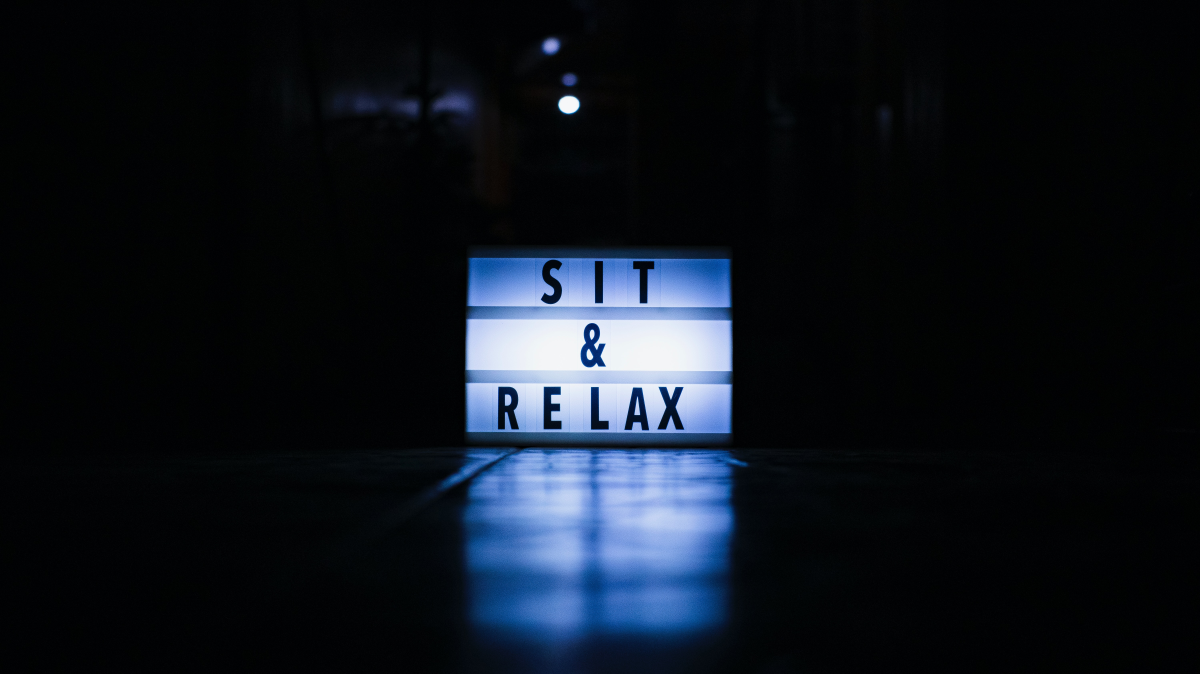
#> input picture PICTURES/pexels-nothing-ahead-8066665.jpg, 6000 x 3368 px, found by its file name (shown at 1/5 size)
$ jupyter execute image_basic_operations.ipynb   (older library calls are emulated)
#> lines starting #> are read from the running program, lines starting #| are printed output that depends on the picture
# BASIC OPERATIONS ON IMAGE

### Load the image
### display the image
### resize the image
### enhance / adjust contrast and brightness of an image
### Rotate an image with 270 degrees angle
### flip an image horizantally and vertically
### sharpen an image
### change colour of an image
### change the colour format of an image
### crop an image
### load multiple images and display any one of them randomly

[cell 1]
# loading libraries
import cv2
import matplotlib.pyplot as plt
import numpy as np
import random
import os

[cell 2]
# LOADING THE IMAGE
image_path =  "C:\\Users\ASUS\\Downloads\\PICTURES\\pexels-nothing-ahead-8066665.jpg"
img = cv2.imread(image_path)
#> img is the input picture: shape (3368, 6000, 3); mean B, G, R 28.9, 20.8, 15.2

[cell 3]
# Convert from BGR to RGB (OpenCV reads images in BGR format)
img_rgb = cv2.cvtColor(img, cv2.COLOR_BGR2RGB)

# Display the image using matplotlib
plt.imshow(img_rgb)
plt.axis('off')  # Turn off axis labels and ticks
plt.show()

[cell 4]
# Resize the image using OpenCV
new_width = 1000
new_height = 600
resized_img = cv2.resize(img, (new_width, new_height))
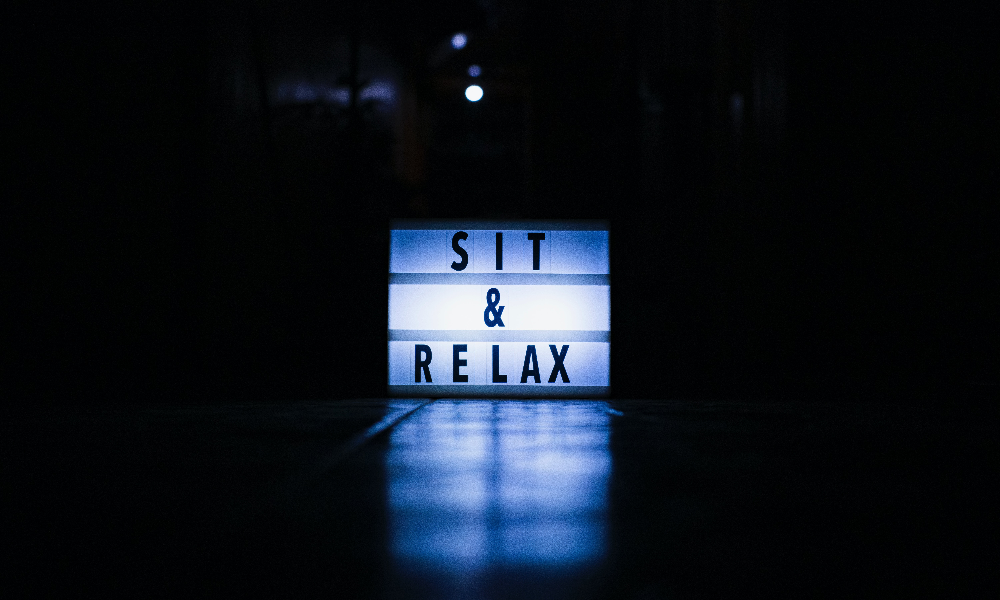
#> resized_img: shape (600, 1000, 3); mean B, G, R 28.7, 20.6, 15.1

[cell 5]
# Convert from BGR to RGB (OpenCV reads images in BGR format)
resized_img_rgb = cv2.cvtColor(resized_img, cv2.COLOR_BGR2RGB)

# Display the resized image using matplotlib
plt.imshow(resized_img_rgb)
plt.axis('off')  # Turn off axis labels and ticks
plt.show()

[cell 6]
# Adjust brightness and contrast
alpha = 1.5  # Contrast control (1.0 means no change)
beta = 30    # Brightness control (0 means no change)

adjusted_img = cv2.convertScaleAbs(img, alpha=alpha, beta=beta)
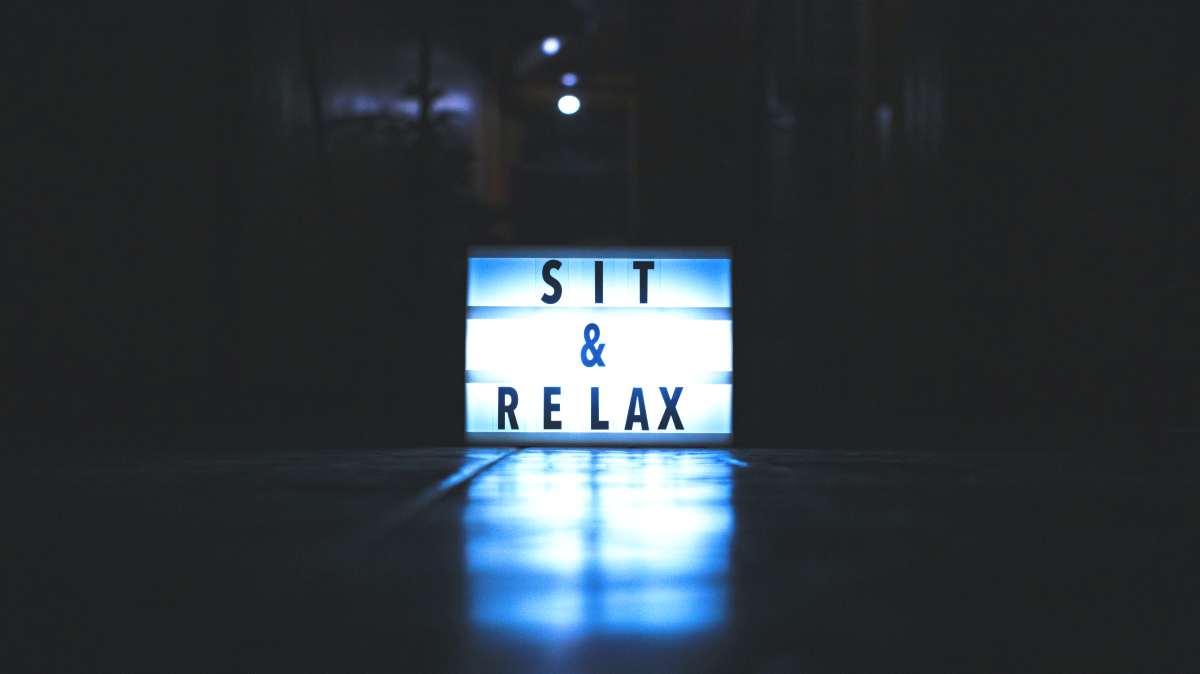
#> adjusted_img: shape (3368, 6000, 3) (shown at 1/5 size); mean B, G, R 63, 56.9, 49.8

# Convert from BGR to RGB (OpenCV reads images in BGR format)
adjusted_img_rgb = cv2.cvtColor(adjusted_img, cv2.COLOR_BGR2RGB)

# Display the adjusted image using matplotlib
plt.imshow(adjusted_img_rgb)
plt.axis('off')  # Turn off axis labels and ticks
plt.show()

[cell 7]
# Rotate the image by 270 degrees (90 degrees clockwise)
rotated_img = cv2.rotate(img, cv2.ROTATE_90_CLOCKWISE)
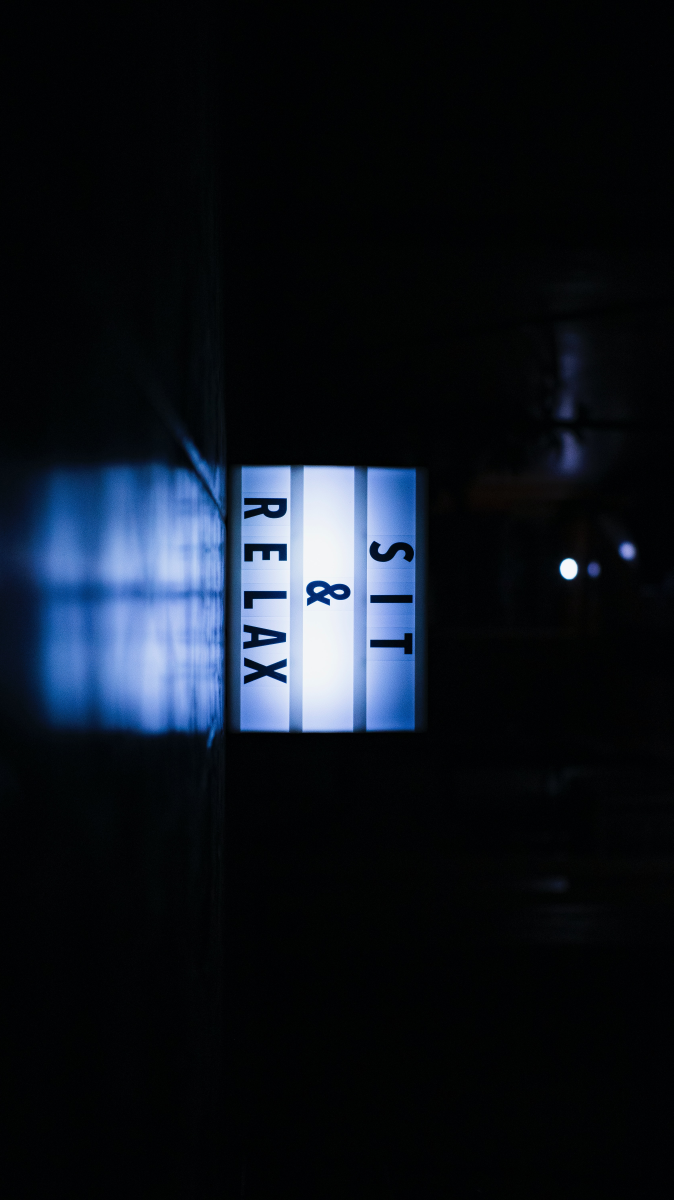
#> rotated_img: shape (6000, 3368, 3) (shown at 1/5 size); mean B, G, R 28.9, 20.8, 15.2

# Convert from BGR to RGB (OpenCV reads images in BGR format)
rotated_img_rgb = cv2.cvtColor(rotated_img, cv2.COLOR_BGR2RGB)

# Display the rotated image using matplotlib
plt.imshow(rotated_img_rgb)
plt.axis('off')  # Turn off axis labels and ticks
plt.show()

[cell 8]
# Flip the image horizontally
flipped_horizontal = cv2.flip(img, 1)

# Flip the image vertically
flipped_vertical = cv2.flip(img, 0)
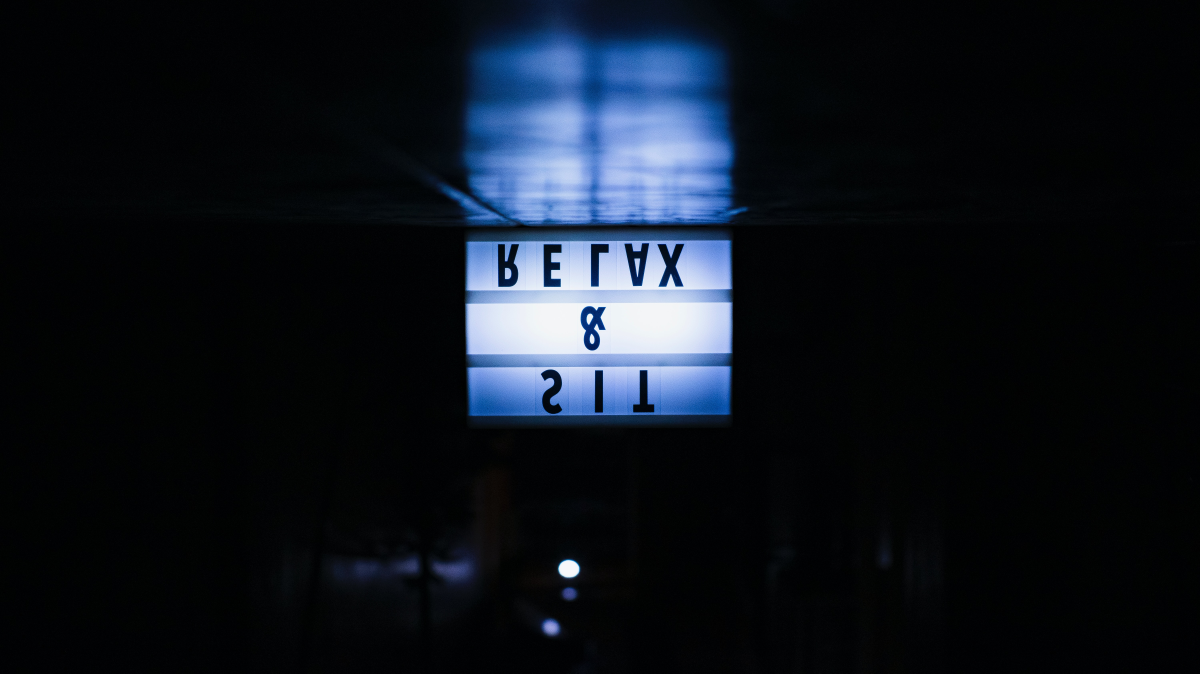
#> flipped_vertical: shape (3368, 6000, 3) (shown at 1/5 size); mean B, G, R 28.9, 20.8, 15.2

# Convert from BGR to RGB (OpenCV reads images in BGR format)
flipped_horizontal_rgb = cv2.cvtColor(flipped_horizontal, cv2.COLOR_BGR2RGB)
flipped_vertical_rgb = cv2.cvtColor(flipped_vertical, cv2.COLOR_BGR2RGB)

# Display the flipped images using matplotlib
plt.figure(figsize=(10, 5))
plt.subplot(1, 2, 1)
plt.imshow(flipped_horizontal_rgb)
plt.title('Flipped Horizontally')
plt.axis('off')

plt.subplot(1, 2, 2)
plt.imshow(flipped_vertical_rgb)
plt.title('Flipped Vertically')
plt.axis('off')

plt.tight_layout()
plt.show()

[cell 9]
# Apply a Laplacian filter for sharpening
sharpened_img = cv2.Laplacian(img, cv2.CV_8U)

# Convert from BGR to RGB (OpenCV reads images in BGR format)
sharpened_img_rgb = cv2.cvtColor(sharpened_img, cv2.COLOR_BGR2RGB)

# Display the sharpened image using matplotlib
plt.imshow(sharpened_img_rgb)
plt.axis('off')  # Turn off axis labels and ticks
plt.show()

[cell 10]
# Define the desired color (BGR format)
desired_color = (0, 255, 0)  # Green color in BGR

# Create a new image with the desired color
colored_img = np.zeros_like(img)
colored_img[:] = desired_color

# Blend the original image with the colored image
alpha = 0.5  # Blending factor
blended_img = cv2.addWeighted(img, 1 - alpha, colored_img, alpha, 0)
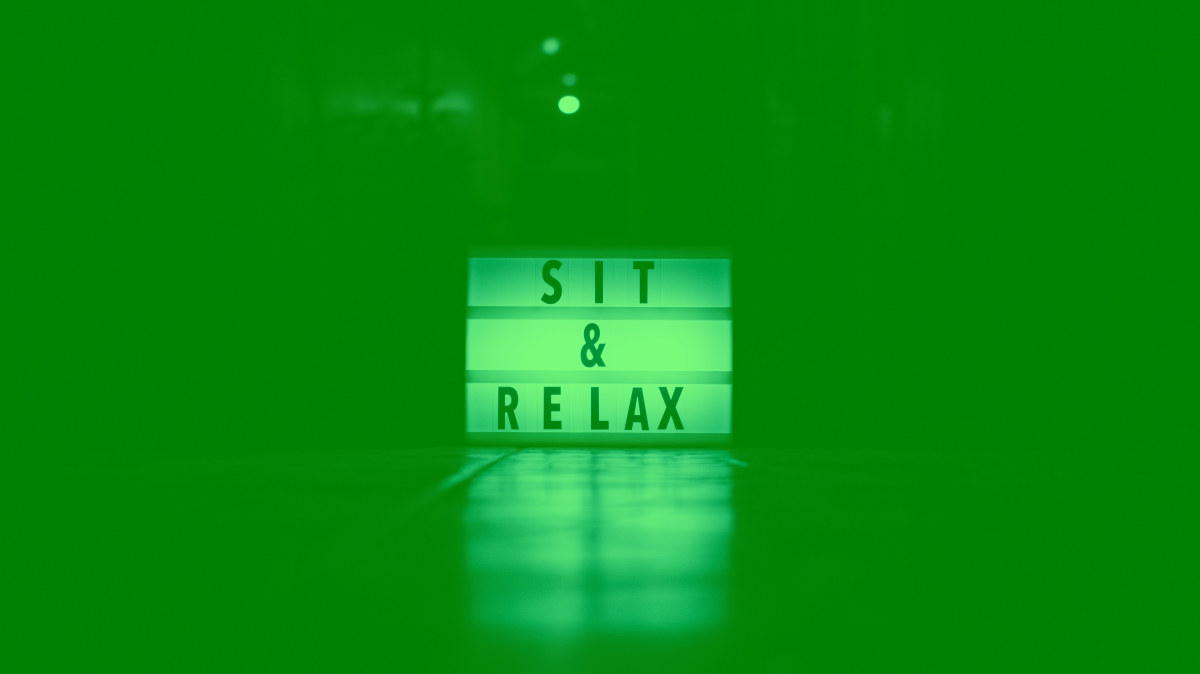
#> blended_img: shape (3368, 6000, 3) (shown at 1/5 size); mean B, G, R 14.4, 137.9, 7.5

# Convert from BGR to RGB (OpenCV reads images in BGR format)
blended_img_rgb = cv2.cvtColor(blended_img, cv2.COLOR_BGR2RGB)

# Display the blended image using matplotlib
plt.imshow(blended_img_rgb)
plt.axis('off')  # Turn off axis labels and ticks
plt.show()

[cell 11]
# Convert the image to grayscale
gray_img = cv2.cvtColor(img, cv2.COLOR_BGR2GRAY)

# Display the grayscale image using matplotlib
plt.imshow(gray_img, cmap='gray')  # Use 'gray' colormap for grayscale images
plt.axis('off')  # Turn off axis labels and ticks
plt.show()

[cell 12]
# Calculate the dimensions of the middle portion
height, width = img.shape[:2]
#> height = 3368; width = 6000
crop_top = height // 4
#> crop_top = 842
crop_bottom = 3 * height // 4
#> crop_bottom = 2526
crop_left = width // 4
#> crop_left = 1500
crop_right = 3 * width // 4
#> crop_right = 4500

# Crop the middle portion of the image
cropped_img = img[crop_top:crop_bottom, crop_left:crop_right]
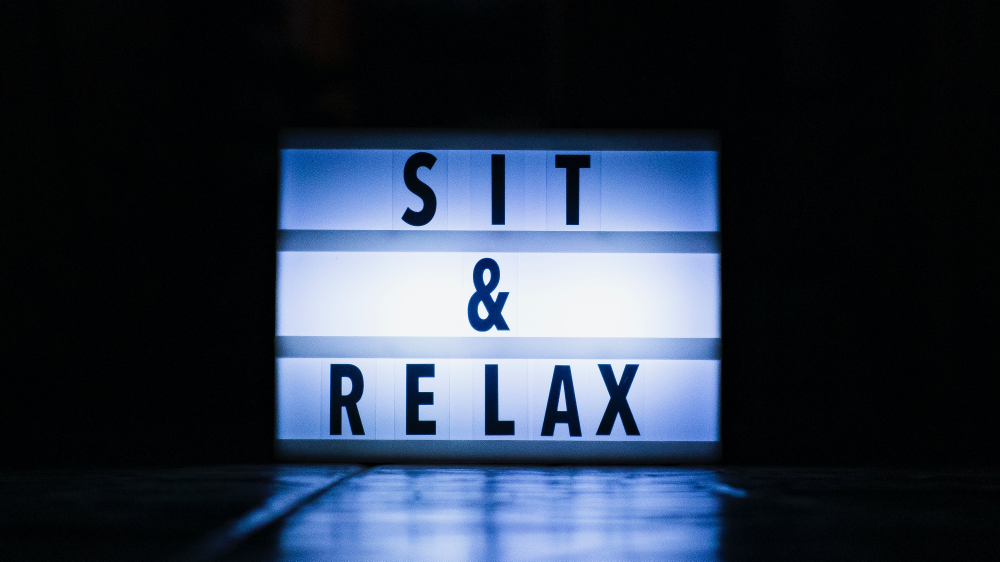
#> cropped_img: shape (1684, 3000, 3) (shown at 1/3 size); mean B, G, R 69.7, 53.4, 43.3

# Convert from BGR to RGB (OpenCV reads images in BGR format)
cropped_img_rgb = cv2.cvtColor(cropped_img, cv2.COLOR_BGR2RGB)

# Display the cropped image using matplotlib
plt.imshow(cropped_img_rgb)
plt.axis('off')  # Turn off axis labels and ticks
plt.show()
